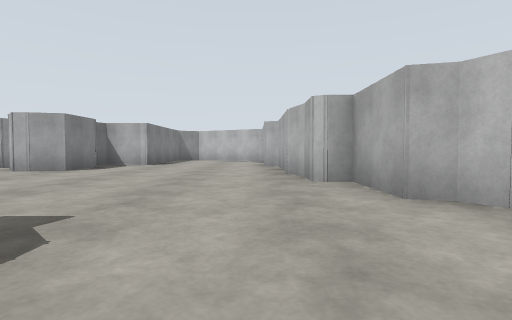
View 1 (above)

19 first-person views from a walk through a robot-simulator world made for Gazebo. The camera is 0.94 m above the floor, tilts 2° down and sees 80° across. The floor is counted in squares, 2 m on a side. Each view is taken from the middle of a square. On the plan, view 1 faces up. The plan holds only what a view shows up to about 9 squares ahead; the rest is blank. The place goes on beyond the plan.

View 2
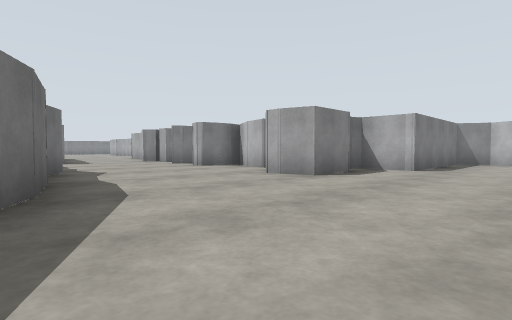

View 3
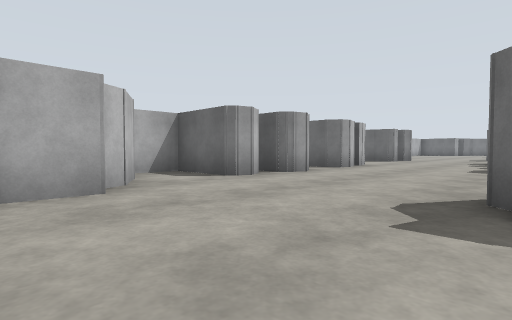

View 4
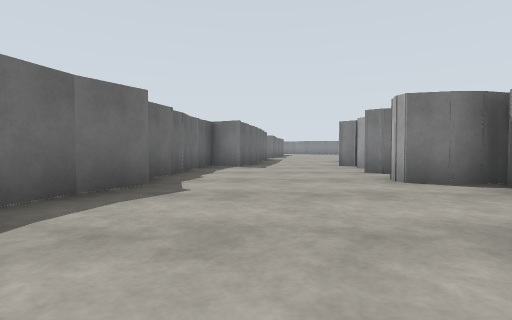

View 5
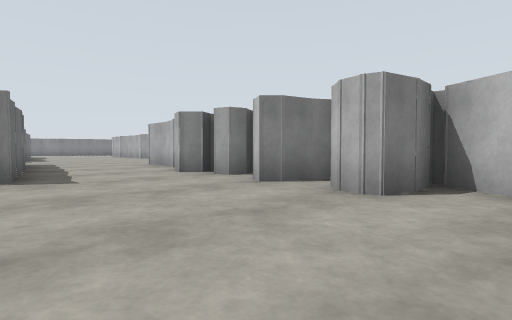

View 6
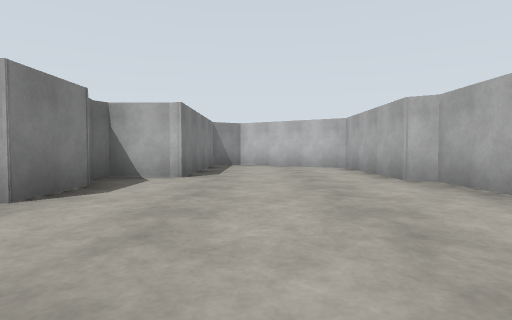

View 7
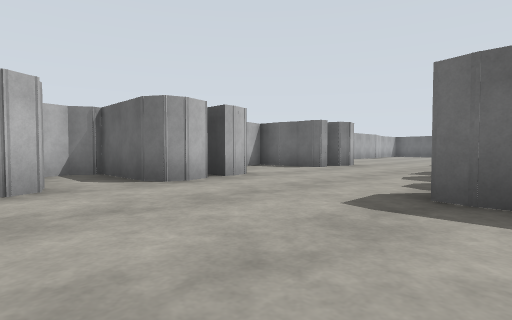

View 8
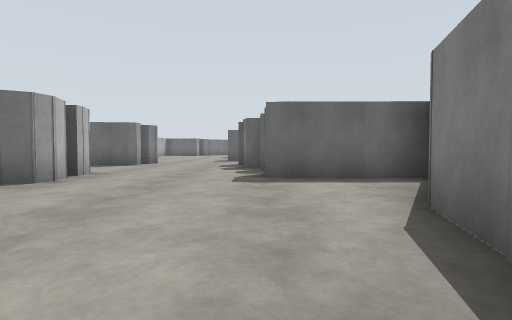

View 9
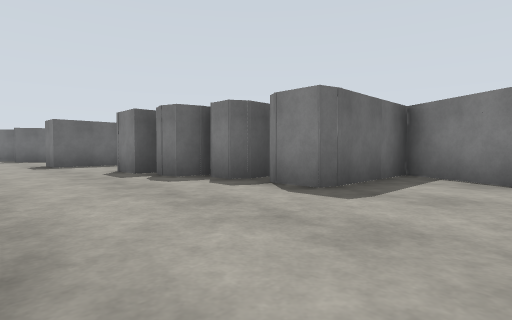

View 10
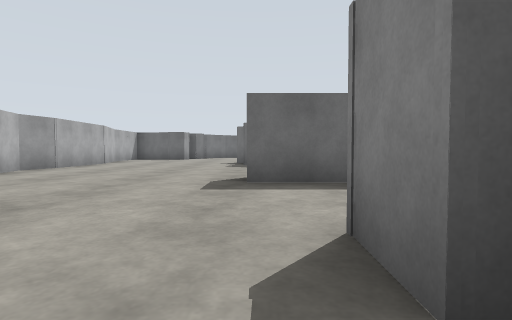

View 11
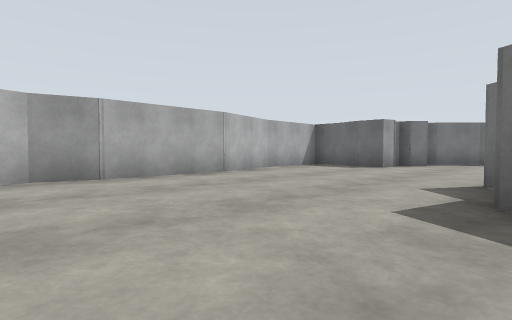

View 12
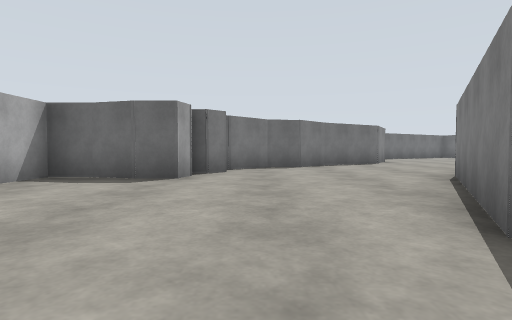

View 13
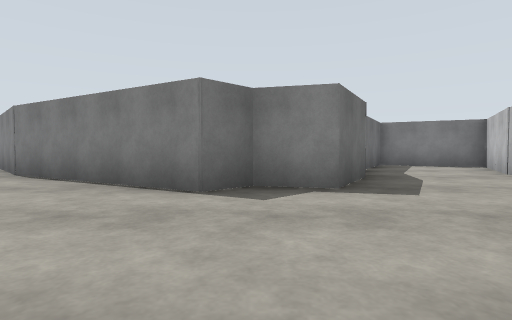

View 14
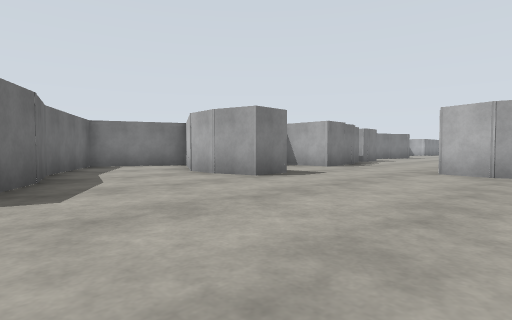

View 15
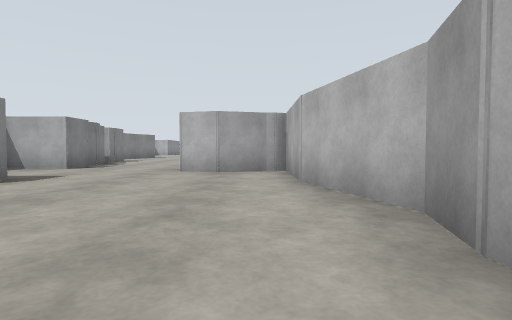

View 16
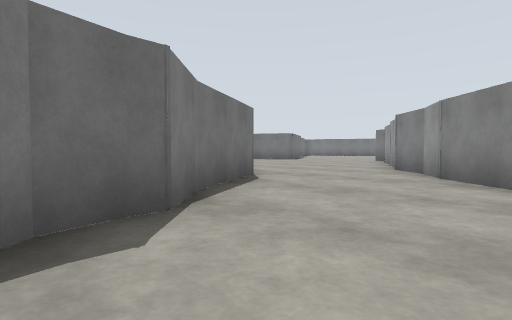

View 17
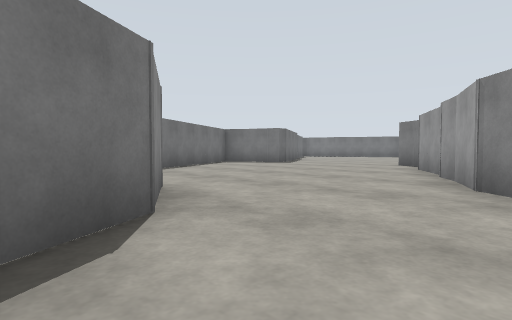

View 18
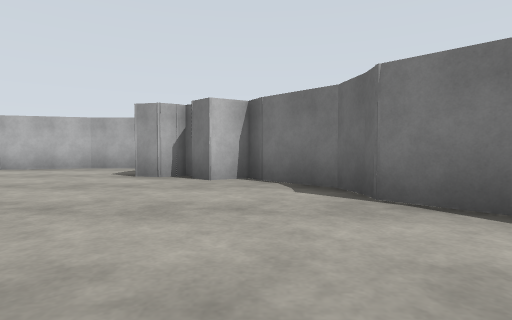

View 19
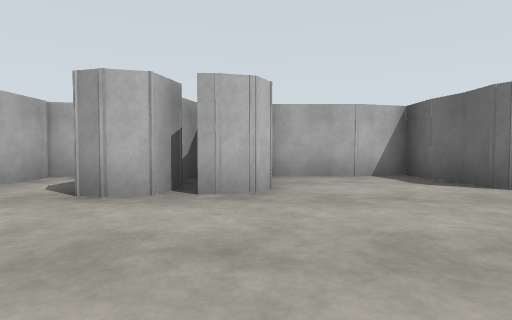

### Floor plan
Key: @ floor where view 1 was taken; # wall or solid block; . floor.
Columns run from 17 left of view 1 to 6 right of it. Each row starts with its distance up from view 1.
 12              #...##
 11              #....#
 10              #....#
  9   ## ###    ##....#
  8  ..###.######.....#
  7 ............#.....#
  6 ..................#
  5  ##...............##
  4   ###..............#
  3     ########.......##
  2            ###......##
  1                #.....#
  0               ##.@.###
 -1               #....####
 -2              ##.......#
 -3              #......###
 -4              ###...###
 -5                #....###
 -6                ##.....#
 -7                 #.....#
 -8                ##...###
 -9                #....###
-10                 ......#
-11             ####......#
-12             #..###....#
-13             #.........##
-14             ##.........#
-15              ###......##
-16                ###....#
-17                  #....##
-18                  #.....#
-19                 ##.....#
-20                ##......#
-21                #.....#.#
-22               ##....####
-23             ###.....#
-24            ##.....###
-25          ###.....##
-26        ###.....###
-27        #.......#
-28        ........#
-29         ......
-30          .....
-31           ...
-32            ##

Where each view was taken, in squares from view 1:
view 1: 0 up, 0 right, facing up
view 2: 2 up, 1 left, facing up-left
view 3: 4 up, 2 left, facing down-right
view 4: 5 up, 4 left, facing left
view 5: 4 up, 7 left, facing up-left
view 6: 4 up, 2 left, facing up
view 7: 1 down, 2 left, facing down-right
view 8: 1 up, 1 left, facing down
view 9: 2 down, 2 right, facing down-left
view 10: 7 down, 0 right, facing down
view 11: 13 down, 0 right, facing down-right
view 12: 16 down, 2 right, facing down
view 13: 17 down, 4 right, facing left
view 14: 16 down, 4 right, facing up-left
view 15: 16 down, 4 right, facing up
view 16: 22 down, 2 right, facing down-left
view 17: 24 down, 1 left, facing down-left
view 18: 23 down, 2 left, facing right
view 19: 5 down, 1 left, facing right
